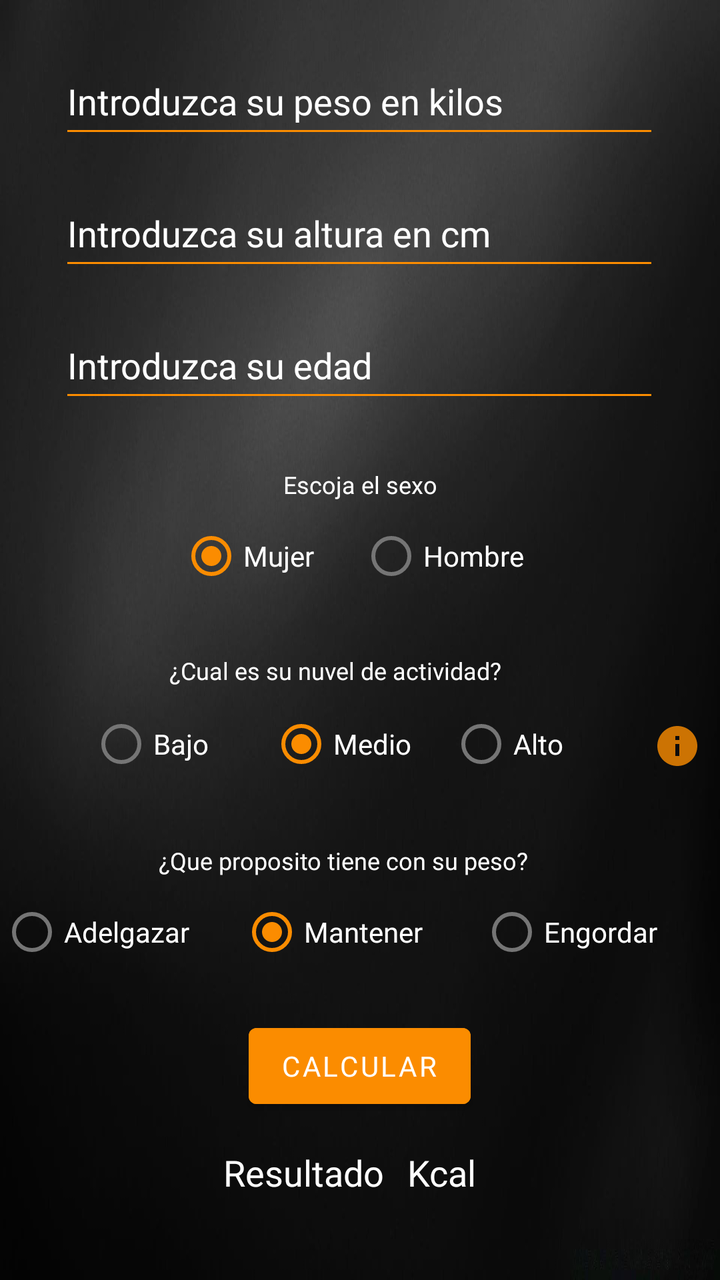
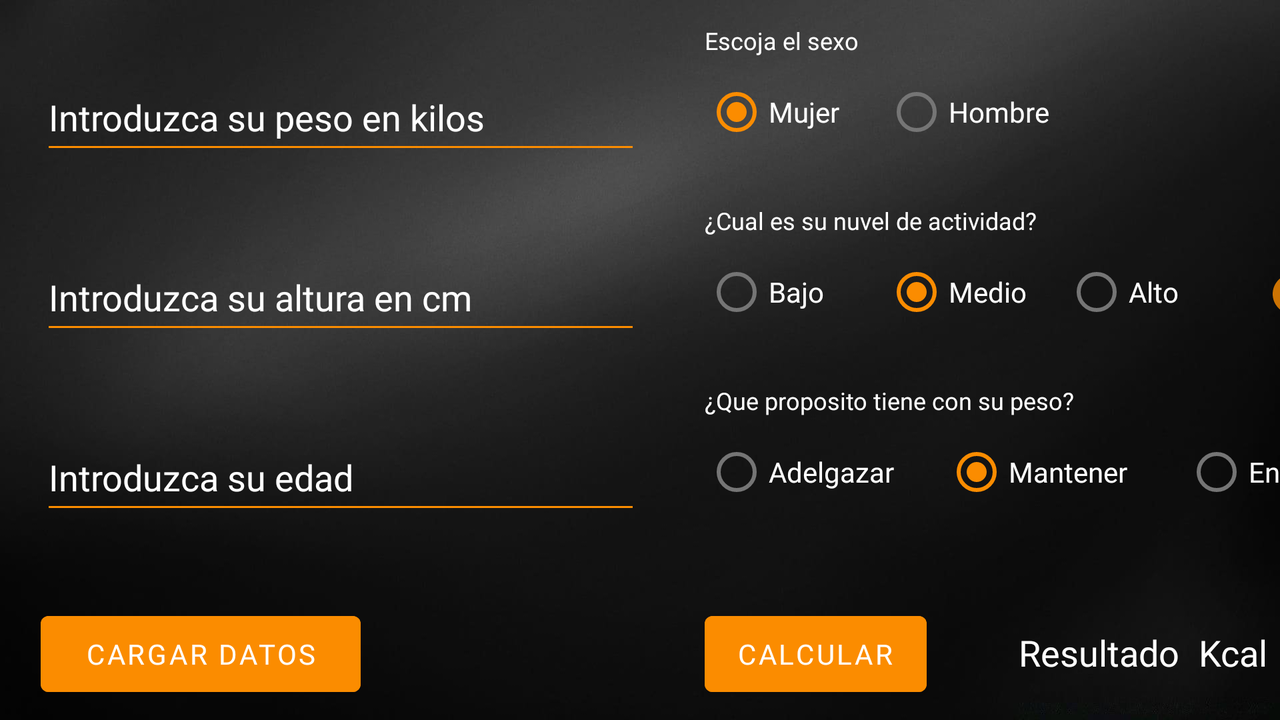

One screen, two layout resources from the same app: the default and the repository's alternative for another configuration. Each is rendered where Android would select it; the XML of both is given below.
<!-- AndroidManifest.xml: application theme Theme.Proyecto_login -->
<!-- res/layout/activity_tmb.xml -->
<?xml version="1.0" encoding="utf-8"?>
<androidx.constraintlayout.widget.ConstraintLayout xmlns:android="http://schemas.android.com/apk/res/android"
    xmlns:app="http://schemas.android.com/apk/res-auto"
    xmlns:tools="http://schemas.android.com/tools"
    android:layout_width="match_parent"
    android:layout_height="match_parent"
    android:background="@drawable/hexagon2"
    tools:context=".tmb">

    <Button
        android:id="@+id/btCalcularT"
        style="@style/BotonTextoBlanco"
        android:layout_width="wrap_content"
        android:layout_height="50dp"
        android:layout_marginTop="16dp"
        android:backgroundTint="#FB8C00"
        android:text="calcular"
        app:layout_constraintEnd_toEndOf="@+id/rgPesoT"
        app:layout_constraintStart_toStartOf="@+id/rgPesoT"
        app:layout_constraintTop_toBottomOf="@+id/rgPesoT" />

    <EditText
        android:id="@+id/etPesoT"
        style="@style/EditTextTextoBlanco"
        android:layout_width="300dp"
        android:layout_height="50dp"
        android:layout_marginTop="24dp"
        android:ems="10"
        android:hint="Introduzca su peso en kilos"
        android:inputType="number|numberDecimal"
        app:layout_constraintHorizontal_bias="0.495"
        app:layout_constraintLeft_toLeftOf="parent"
        app:layout_constraintRight_toRightOf="parent"
        app:layout_constraintTop_toTopOf="parent" />

    <EditText
        android:id="@+id/etAlturaT"
        style="@style/EditTextTextoBlanco"
        android:layout_width="300dp"
        android:layout_height="50dp"
        android:layout_marginTop="16dp"
        android:ems="10"
        android:hint="Introduzca su altura en cm"
        android:inputType="number|numberDecimal"
        app:layout_constraintEnd_toEndOf="@+id/etPesoT"
        app:layout_constraintHorizontal_bias="1.0"
        app:layout_constraintStart_toStartOf="@+id/etPesoT"
        app:layout_constraintTop_toBottomOf="@+id/etPesoT" />

    <EditText
        android:id="@+id/etEdadT"
        style="@style/EditTextTextoBlanco"
        android:layout_width="300dp"
        android:layout_height="50dp"
        android:layout_marginTop="16dp"
        android:ems="10"
        android:hint="Introduzca su edad"
        android:inputType="number|numberDecimal"
        app:layout_constraintEnd_toEndOf="@+id/etAlturaT"
        app:layout_constraintHorizontal_bias="0.0"
        app:layout_constraintStart_toStartOf="@+id/etAlturaT"
        app:layout_constraintTop_toBottomOf="@+id/etAlturaT" />

    <TextView
        android:id="@+id/tvResultadoT"
        style="@style/EditTextTextoBlanco"
        android:layout_width="100dp"
        android:layout_height="50dp"
        android:layout_marginStart="12dp"
        android:layout_marginTop="16dp"
        android:text="Resultado"
        android:textAlignment="center"
        app:layout_constraintStart_toStartOf="@+id/rgGeneroT"
        app:layout_constraintTop_toBottomOf="@+id/btCalcularT" />

    <RadioGroup
        android:id="@+id/rgGeneroT"
        android:layout_width="180dp"
        android:layout_height="50dp"
        android:layout_marginTop="48dp"
        android:orientation="horizontal"
        app:layout_constraintEnd_toEndOf="@+id/etPesoT"
        app:layout_constraintStart_toStartOf="@+id/etPesoT"
        app:layout_constraintTop_toBottomOf="@+id/etEdadT">


        <RadioButton

            android:id="@+id/rbMujerT"
            style="@style/BotonTextoBlanco"
            android:layout_width="90dp"
            android:layout_height="wrap_content"
            android:checked="true"
            android:text="Mujer"
            android:textColor="#FFFFFF" />

        <RadioButton
            android:id="@+id/rbHombreT"

            style="@style/BotonTextoBlanco"
            android:layout_width="90dp"
            android:layout_height="wrap_content"


            android:text="Hombre" />

    </RadioGroup>

    <RadioGroup
        android:id="@+id/rgPesoT"
        android:layout_width="360dp"
        android:layout_height="50dp"
        android:layout_marginTop="44dp"
        android:orientation="horizontal"
        app:layout_constraintEnd_toEndOf="@+id/etPesoT"
        app:layout_constraintStart_toStartOf="@+id/etPesoT"
        app:layout_constraintTop_toBottomOf="@+id/rgNivelT">

        <RadioButton

            android:id="@+id/rbAdelgazarT"
            style="@style/BotonTextoBlanco"
            android:layout_width="120dp"
            android:layout_height="wrap_content"
            android:text="Adelgazar" />

        <RadioButton

            android:id="@+id/rbMantenerT"
            style="@style/BotonTextoBlanco"
            android:layout_width="120dp"
            android:layout_height="wrap_content"
            android:checked="true"
            android:text="Mantener" />

        <RadioButton

            android:id="@+id/rbEngordarT"
            style="@style/BotonTextoBlanco"
            android:layout_width="120dp"
            android:layout_height="wrap_content"
            android:text="Engordar" />

    </RadioGroup>

    <RadioGroup
        android:id="@+id/rgNivelT"
        android:layout_width="270dp"
        android:layout_height="50dp"
        android:layout_marginTop="44dp"
        android:orientation="horizontal"
        app:layout_constraintEnd_toEndOf="@+id/etPesoT"
        app:layout_constraintStart_toStartOf="@+id/etPesoT"
        app:layout_constraintTop_toBottomOf="@+id/rgGeneroT">

        <RadioButton
            android:id="@+id/rbBajoT"
            style="@style/BotonTextoBlanco"
            android:layout_width="90dp"
            android:layout_height="wrap_content"
            android:text="Bajo" />

        <RadioButton
            android:id="@+id/rbMedioT"
            style="@style/BotonTextoBlanco"
            android:layout_width="90dp"
            android:layout_height="wrap_content"
            android:checked="true"
            android:text="Medio" />

        <RadioButton
            android:id="@+id/rbAltoT"
            style="@style/BotonTextoBlanco"
            android:layout_width="90dp"
            android:layout_height="wrap_content"
            android:text="Alto" />

    </RadioGroup>

    <TextView
        android:id="@+id/tv2T"
        style="@style/EditTextTextoBlanco"
        android:layout_width="200dp"
        android:layout_height="21dp"
        android:text="¿Cual es su nuvel de actividad?"
        android:textSize="12sp"
        app:layout_constraintBottom_toTopOf="@+id/rgNivelT"
        app:layout_constraintEnd_toEndOf="@+id/rgNivelT"
        app:layout_constraintHorizontal_bias="0.571"
        app:layout_constraintStart_toStartOf="@+id/rgNivelT" />

    <TextView
        android:id="@+id/tv3T"
        style="@style/EditTextTextoBlanco"
        android:layout_width="220dp"
        android:layout_height="20dp"
        android:text="¿Que proposito tiene con su peso?"
        android:textSize="12sp"
        app:layout_constraintBottom_toTopOf="@+id/rgPesoT"
        app:layout_constraintEnd_toEndOf="@+id/rgPesoT"
        app:layout_constraintHorizontal_bias="0.568"
        app:layout_constraintStart_toStartOf="@+id/rgPesoT" />

    <TextView
        android:id="@+id/tv1T"
        style="@style/EditTextTextoBlanco"
        android:layout_width="90dp"
        android:layout_height="20dp"
        android:text="Escoja el sexo"
        android:textSize="12sp"
        app:layout_constraintBottom_toTopOf="@+id/rgGeneroT"
        app:layout_constraintEnd_toEndOf="@+id/rgGeneroT"
        app:layout_constraintHorizontal_bias="0.577"
        app:layout_constraintStart_toStartOf="@+id/rgGeneroT" />

    <Button
        android:id="@+id/btCargarDatosT"
        style="@style/BotonTextoBlanco"
        android:layout_width="160dp"
        android:layout_height="50dp"
        android:layout_marginTop="16dp"
        android:text="cargar datos"
        app:layout_constraintEnd_toEndOf="@+id/btCalcularT"
        app:layout_constraintStart_toStartOf="@+id/btCalcularT"
        app:layout_constraintTop_toBottomOf="@+id/tvResultadoT" />

    <TextView
        android:id="@+id/tvKcalT"
        style="@style/EditTextTextoBlanco"
        android:layout_width="60dp"
        android:layout_height="50dp"
        android:text="Kcal"
        android:textAlignment="viewStart"
        app:layout_constraintEnd_toEndOf="@+id/rgGeneroT"
        app:layout_constraintHorizontal_bias="0.25"
        app:layout_constraintStart_toEndOf="@+id/tvResultadoT"
        app:layout_constraintTop_toTopOf="@+id/tvResultadoT" />

    <ImageButton
        android:id="@+id/ibInfoT"
        android:layout_width="wrap_content"
        android:layout_height="50dp"
        android:backgroundTint="#00FFFFFF"
        app:layout_constraintStart_toEndOf="@+id/rgNivelT"
        app:layout_constraintTop_toBottomOf="@+id/tv2T"
        app:srcCompat="@drawable/ic_info" />

</androidx.constraintlayout.widget.ConstraintLayout>
<!-- resources referenced by this layout -->
<resources>
  <!-- drawable hexagon2: jpg bitmap (drawable, 46588 bytes) -->
  <!-- drawable ic_info (drawable-anydpi) -->
  <vector xmlns:android="http://schemas.android.com/apk/res/android"
      android:width="24dp"
      android:height="24dp"
      android:viewportWidth="24"
      android:viewportHeight="24"
      android:tint="#FB8C00"
      android:alpha="0.8">
    <path
        android:fillColor="@android:color/white"
        android:pathData="M12,2C6.48,2 2,6.48 2,12s4.48,10 10,10 10,-4.48 10,-10S17.52,2 12,2zM13,17h-2v-6h2v6zM13,9h-2L11,7h2v2z"/>
  </vector>
  <style name="BotonTextoBlanco" parent="TextAppearance.AppCompat">
          <item name="android:textColor">#FFFFFF</item>
          <item name="android:textColorHint">#FFFFFF</item>
          <item name="android:fontFamily">@font/allerta_stencil</item>
          <item name="android:textSize">14sp</item>
          <item name="android:backgroundTint">#FB8C00</item>
      </style>
  <style name="EditTextTextoBlanco" parent="TextAppearance.AppCompat">
          <item name="android:textColor">#FFFFFF</item>
          <item name="android:textColorHint">#FFFFFF</item>
          <item name="android:fontFamily">@font/allerta_stencil</item>
          <item name="android:textSize">18sp</item>
          <item name="android:backgroundTint">#FB8C00</item>
          <item name="android:textCursorDrawable">@color/teal_200</item>
      </style>
  <style name="Theme.Proyecto_login" parent="Theme.MaterialComponents.DayNight.NoActionBar">
          
          <item name="colorPrimary">@color/purple_500</item>
          <item name="colorPrimaryVariant">@color/black</item>
          <item name="colorOnPrimary">@color/white</item>
          
          <item name="colorSecondary">@color/teal_200</item>
          <item name="colorSecondaryVariant">@color/teal_700</item>
          <item name="colorOnSecondary">@color/black</item>
          
          <item name="android:statusBarColor" tools:targetApi="l">?attr/colorPrimaryVariant</item>
          
      </style>
  <color name="teal_200">#FB8C00</color>
  <color name="purple_500">#FF6200EE</color>
  <color name="black">#FF000000</color>
  <color name="white">#FFFFFFFF</color>
  <color name="teal_700">#FF018786</color>
</resources>
<!-- res/layout-land/activity_tmb.xml (the repository's variant of the layout above) -->
<!-- drawn on the phone turned sideways -->
<?xml version="1.0" encoding="utf-8"?>
<androidx.constraintlayout.widget.ConstraintLayout xmlns:android="http://schemas.android.com/apk/res/android"
    xmlns:app="http://schemas.android.com/apk/res-auto"
    xmlns:tools="http://schemas.android.com/tools"
    android:layout_width="match_parent"
    android:layout_height="match_parent"
    android:background="@drawable/hexagon2"
    tools:context=".tmb">

    <ImageButton
        android:id="@+id/ibInfoT"
        android:layout_width="wrap_content"
        android:layout_height="50dp"
        android:backgroundTint="#00FFFFFF"
        app:layout_constraintStart_toEndOf="@+id/rgNivelT"
        app:layout_constraintTop_toBottomOf="@+id/tv2T"
        app:srcCompat="@drawable/ic_info" />

    <Button
        android:id="@+id/btCalcularT"
        style="@style/BotonTextoBlanco"
        android:layout_width="wrap_content"
        android:layout_height="50dp"
        android:layout_marginTop="40dp"
        android:backgroundTint="#FB8C00"
        android:text="calcular"
        app:layout_constraintBottom_toBottomOf="parent"
        app:layout_constraintStart_toStartOf="@+id/rgPesoT"
        app:layout_constraintTop_toBottomOf="@+id/rgPesoT"
        app:layout_constraintVertical_bias="0.0" />

    <EditText
        android:id="@+id/etPesoT"
        style="@style/EditTextTextoBlanco"
        android:layout_width="300dp"
        android:layout_height="50dp"
        android:layout_marginTop="32dp"
        android:ems="10"
        android:hint="Introduzca su peso en kilos"
        android:inputType="number|numberDecimal"
        app:layout_constraintHorizontal_bias="0.06"
        app:layout_constraintLeft_toLeftOf="parent"
        app:layout_constraintRight_toRightOf="parent"
        app:layout_constraintTop_toTopOf="parent" />

    <EditText
        android:id="@+id/etAlturaT"
        style="@style/EditTextTextoBlanco"
        android:layout_width="300dp"
        android:layout_height="50dp"
        android:layout_marginTop="40dp"
        android:ems="10"
        android:hint="Introduzca su altura en cm"
        android:inputType="number|numberDecimal"
        app:layout_constraintEnd_toEndOf="@+id/etPesoT"
        app:layout_constraintHorizontal_bias="0.0"
        app:layout_constraintStart_toStartOf="@+id/etPesoT"
        app:layout_constraintTop_toBottomOf="@+id/etPesoT" />

    <EditText
        android:id="@+id/etEdadT"
        style="@style/EditTextTextoBlanco"
        android:layout_width="300dp"
        android:layout_height="50dp"
        android:layout_marginTop="40dp"
        android:ems="10"
        android:hint="Introduzca su edad"
        android:inputType="number|numberDecimal"
        app:layout_constraintEnd_toEndOf="@+id/etAlturaT"
        app:layout_constraintHorizontal_bias="0.0"
        app:layout_constraintStart_toStartOf="@+id/etAlturaT"
        app:layout_constraintTop_toBottomOf="@+id/etAlturaT" />

    <TextView
        android:id="@+id/tvResultadoT"
        style="@style/EditTextTextoBlanco"
        android:layout_width="100dp"
        android:layout_height="20dp"
        android:layout_marginStart="36dp"
        android:layout_marginTop="52dp"
        android:text="Resultado"
        android:textAlignment="center"
        app:layout_constraintStart_toEndOf="@+id/btCalcularT"
        app:layout_constraintTop_toBottomOf="@+id/rgPesoT" />

    <RadioGroup
        android:id="@+id/rgGeneroT"
        android:layout_width="180dp"
        android:layout_height="50dp"
        android:layout_marginStart="32dp"
        android:orientation="horizontal"
        app:layout_constraintStart_toEndOf="@+id/etPesoT"
        app:layout_constraintTop_toTopOf="@+id/etPesoT">


        <RadioButton

            android:id="@+id/rbMujerT"
            style="@style/BotonTextoBlanco"
            android:layout_width="90dp"
            android:layout_height="wrap_content"
            android:checked="true"
            android:text="Mujer"
            android:textColor="#FFFFFF" />

        <RadioButton
            android:id="@+id/rbHombreT"

            style="@style/BotonTextoBlanco"
            android:layout_width="90dp"
            android:layout_height="wrap_content"


            android:text="Hombre" />

    </RadioGroup>

    <RadioGroup
        android:id="@+id/rgPesoT"
        android:layout_width="360dp"
        android:layout_height="50dp"
        android:orientation="horizontal"
        android:layout_marginTop="40dp"
        app:layout_constraintStart_toStartOf="@+id/rgNivelT"
        app:layout_constraintTop_toBottomOf="@+id/rgNivelT">

        <RadioButton

            android:id="@+id/rbAdelgazarT"
            style="@style/BotonTextoBlanco"
            android:layout_width="120dp"
            android:layout_height="wrap_content"
            android:text="Adelgazar" />

        <RadioButton

            android:id="@+id/rbMantenerT"
            style="@style/BotonTextoBlanco"
            android:layout_width="120dp"
            android:layout_height="wrap_content"
            android:checked="true"
            android:text="Mantener" />

        <RadioButton

            android:id="@+id/rbEngordarT"
            style="@style/BotonTextoBlanco"
            android:layout_width="120dp"
            android:layout_height="wrap_content"
            android:text="Engordar" />

    </RadioGroup>

    <RadioGroup
        android:id="@+id/rgNivelT"
        android:layout_width="270dp"
        android:layout_height="50dp"
        android:layout_marginTop="40dp"
        android:orientation="horizontal"
        app:layout_constraintStart_toStartOf="@+id/rgGeneroT"
        app:layout_constraintTop_toBottomOf="@+id/rgGeneroT">

        <RadioButton
            android:id="@+id/rbBajoT"
            style="@style/BotonTextoBlanco"
            android:layout_width="90dp"
            android:layout_height="wrap_content"
            android:text="Bajo" />

        <RadioButton
            android:id="@+id/rbMedioT"
            style="@style/BotonTextoBlanco"
            android:layout_width="90dp"
            android:layout_height="wrap_content"
            android:checked="true"
            android:text="Medio" />

        <RadioButton
            android:id="@+id/rbAltoT"
            style="@style/BotonTextoBlanco"
            android:layout_width="90dp"
            android:layout_height="wrap_content"
            android:text="Alto" />

    </RadioGroup>

    <TextView
        android:id="@+id/tv2T"
        style="@style/EditTextTextoBlanco"
        android:layout_width="200dp"
        android:layout_height="20dp"
        android:text="¿Cual es su nuvel de actividad?"
        android:textSize="12sp"
        app:layout_constraintBottom_toTopOf="@+id/rgNivelT"
        app:layout_constraintStart_toStartOf="@+id/rgNivelT" />

    <TextView
        android:id="@+id/tv3T"
        style="@style/EditTextTextoBlanco"
        android:layout_width="220dp"
        android:layout_height="20dp"
        android:text="¿Que proposito tiene con su peso?"
        android:textSize="12sp"
        app:layout_constraintBottom_toTopOf="@+id/rgPesoT"
        app:layout_constraintStart_toStartOf="@+id/rgPesoT" />

    <TextView
        android:id="@+id/tv1T"
        style="@style/EditTextTextoBlanco"
        android:layout_width="90dp"
        android:layout_height="20dp"
        android:text="Escoja el sexo"
        android:textSize="12sp"
        app:layout_constraintBottom_toTopOf="@+id/rgGeneroT"
        app:layout_constraintStart_toStartOf="@+id/rgGeneroT" />

    <Button
        android:id="@+id/btCargarDatosT"
        style="@style/BotonTextoBlanco"
        android:layout_width="160dp"
        android:layout_height="50dp"
        android:layout_marginTop="40dp"
        android:text="cargar datos"
        app:layout_constraintBottom_toBottomOf="parent"
        app:layout_constraintStart_toStartOf="@+id/etEdadT"
        app:layout_constraintTop_toBottomOf="@+id/etEdadT"
        app:layout_constraintVertical_bias="0.0" />

    <TextView
        android:id="@+id/tvKcalT"
        style="@style/EditTextTextoBlanco"
        android:layout_width="60dp"
        android:layout_height="20dp"
        android:text="Kcal"
        android:textAlignment="viewStart"
        app:layout_constraintStart_toEndOf="@+id/tvResultadoT"
        app:layout_constraintTop_toTopOf="@+id/tvResultadoT" />

</androidx.constraintlayout.widget.ConstraintLayout>
